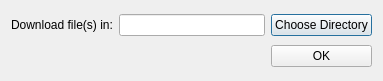
<?xml version="1.0" encoding="UTF-8"?>
<ui version="4.0">
 <class>SetDir_GUI</class>
 <widget class="QDialog" name="SetDir_GUI">
  <property name="geometry">
   <rect>
    <x>0</x>
    <y>0</y>
    <width>383</width>
    <height>81</height>
   </rect>
  </property>
  <property name="sizePolicy">
   <sizepolicy hsizetype="Fixed" vsizetype="Fixed">
    <horstretch>0</horstretch>
    <verstretch>0</verstretch>
   </sizepolicy>
  </property>
  <property name="windowTitle">
   <string>Set Directory</string>
  </property>
  <layout class="QGridLayout" name="gridLayout">
   <item row="0" column="0">
    <widget class="QLabel" name="label">
     <property name="text">
      <string>Download file(s) in:</string>
     </property>
    </widget>
   </item>
   <item row="0" column="1">
    <widget class="QLineEdit" name="lineEdit"/>
   </item>
   <item row="0" column="2">
    <widget class="QPushButton" name="chooseDirectoryButton">
     <property name="text">
      <string>Choose Directory</string>
     </property>
    </widget>
   </item>
   <item row="1" column="2">
    <widget class="QPushButton" name="okButton">
     <property name="text">
      <string>OK</string>
     </property>
    </widget>
   </item>
  </layout>
 </widget>
 <resources/>
 <connections/>
</ui>
